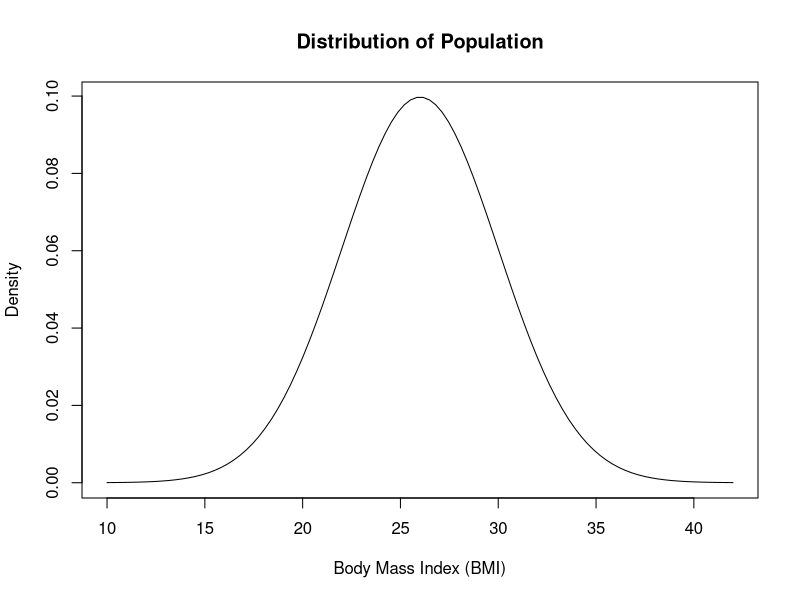
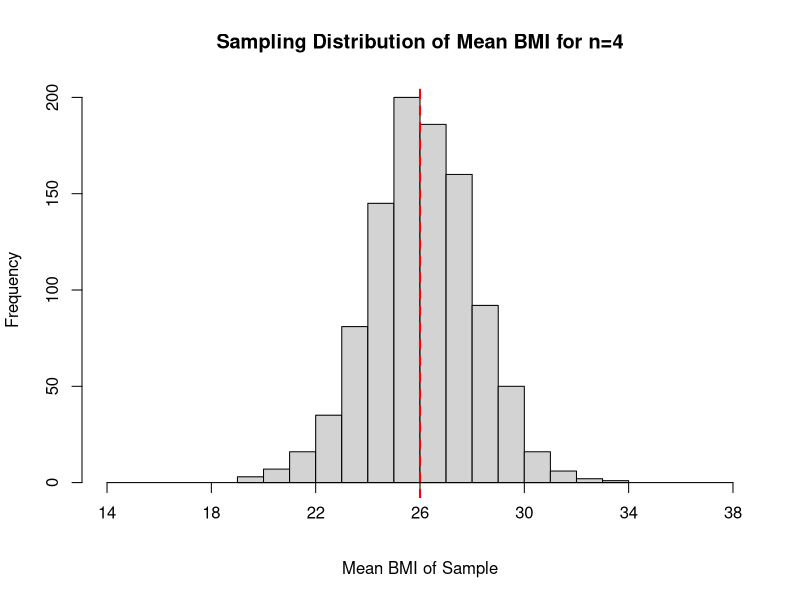
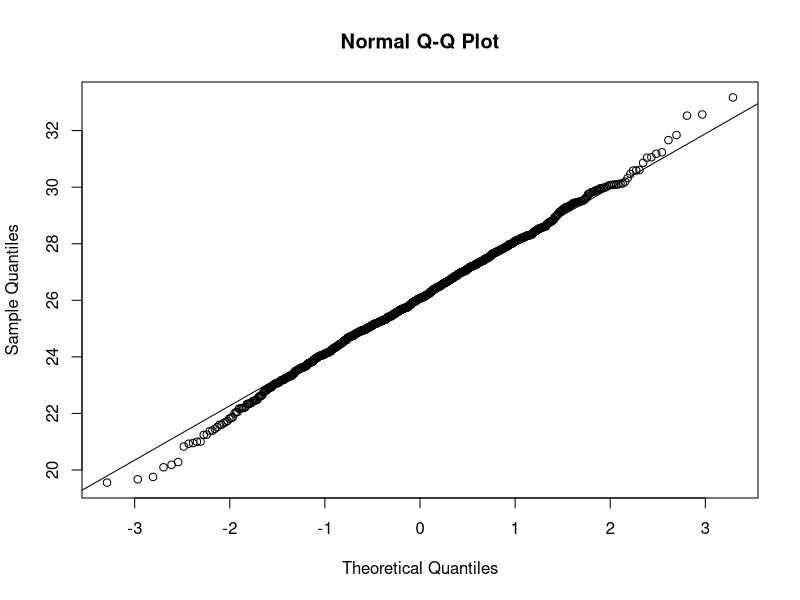
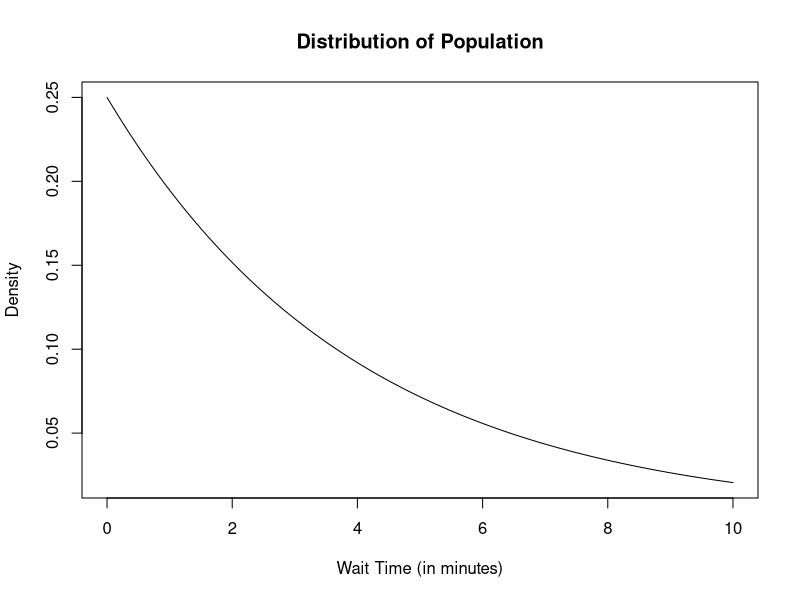
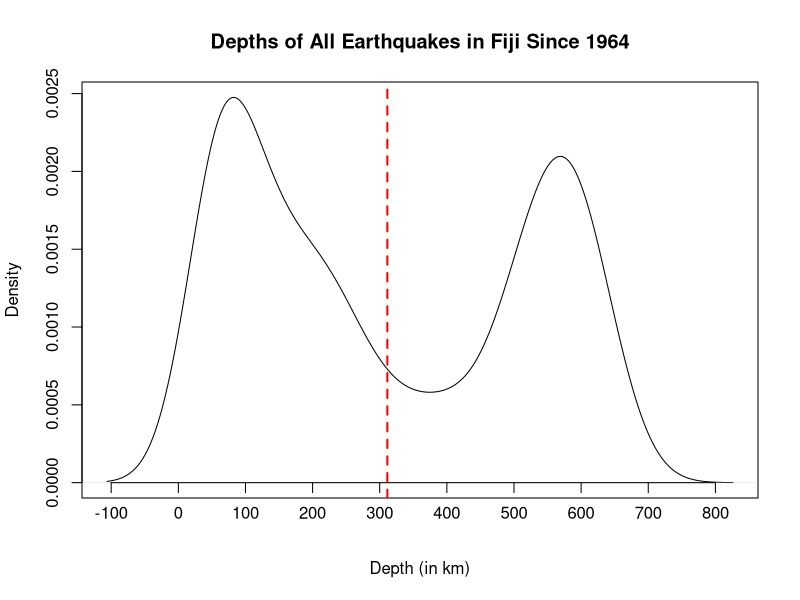

Write the R code that produced these figures, in order.
## ---- chunk 1
#| eval: true
bmi <- seq(26 - 4*4, 26 + 4*4, length=100)
## ---- chunk 2
#| eval: true
# add your comment to explain the command below
pdf.bmi <- dnorm(bmi, 26, 4)  # ??

plot(bmi,  # bmi values are plotted on x-axis
     pdf.bmi,  # corresponding heights plotted on y-axis
     type="l",  # plot type "l" will connect points with a line 
     lty=1,  # lty=1 plots solid line
#################################################    
#  add comments to explain each of the remaining options
#################################################
     xlab="Body Mass Index (BMI)",  # ??
     ylab="Density",  # ??
     main="Distribution of Population")  # ??
## ---- chunk 3
# enter a command to randomly picks 4 values from N(26,4)
my.sample <- ??
  
my.sample  # print your sample to the screen
## ---- chunk 4
# enter a command to compute the mean of my.sample

# enter a command to compute the st. dev. of my.sample
  
## ---- chunk 5
#| eval: true
# creates an empty vector to store results
n4.bmi.bar <- numeric(1000) 

# a for loop that generates 1000 random samples 
# each size n=4, and calculates the sample mean.
for (i in 1:1000)
{
  n4.bmi.sample <- rnorm(4, 26, 4)  # randomly picks 4 values from N(26,4)
  n4.bmi.bar[i] <- mean(n4.bmi.sample)  # calculate sample mean
}

# plot the sampling distribution as a histogram
hist(n4.bmi.bar, xlim = c(14, 38), 
     xlab = "Mean BMI of Sample",
     main = "Sampling Distribution of Mean BMI for n=4",
     xaxt='n')
axis(1, at=seq(14, 38, 4), pos=0)  # sets ticks on x-axis
abline(v = 26, col = "red", lwd = 2, lty = 2)  # draws vertical line at mu
## ---- chunk 6
# enter a command to compute the mean of the sampling dist

# enter a command to compute the st. dev. of the sampling dist
  
## ---- chunk 7
#| eval: true
qqnorm(n4.bmi.bar)
qqline(n4.bmi.bar)
## ---- chunk 8
#| eval: true
wait <- seq(0, 10, length=100)  # wait times from 0 to 10 min plotted
pdf.wait <- dexp(wait, 1/4)  # height of pdf function

plot(wait,  # wait times plotted on x-axis
     pdf.wait,  # corresponding pdf heights plotted on y-axis
     type="l",  # plot type "l" will connect points with a line 
     lty=1,  # lty=1 plots solid line
     xlab="Wait Time (in minutes)",  # label on x-axis
     ylab="Density",  # label on y-axis
     main="Distribution of Population")  # main label
## ---- chunk 9
#| eval: true
#| output: false
library(dplyr)
## ---- chunk 10
#| eval: true
# requires dplyr package loaded above
summary(quakes)
## ---- chunk 11
#| eval: true
mean(quakes$depth)
sd(quakes$depth)
## ---- chunk 12
#| eval: true
plot(density(quakes$depth),  # plot density of quake depth
         xlab = "Depth (in km)",  # x-axis label
         main = "Depths of All Earthquakes in Fiji Since 1964",  # main label
         xaxt='n')  # exclude default x-axis

# set custom ticks on x-axis
axis(1, at=seq(-100, 800, 100), pos=0)  
# draw vertical line at population mean
abline(v = mean(quakes$depth), col = "red", lwd = 2, lty = 2)  
